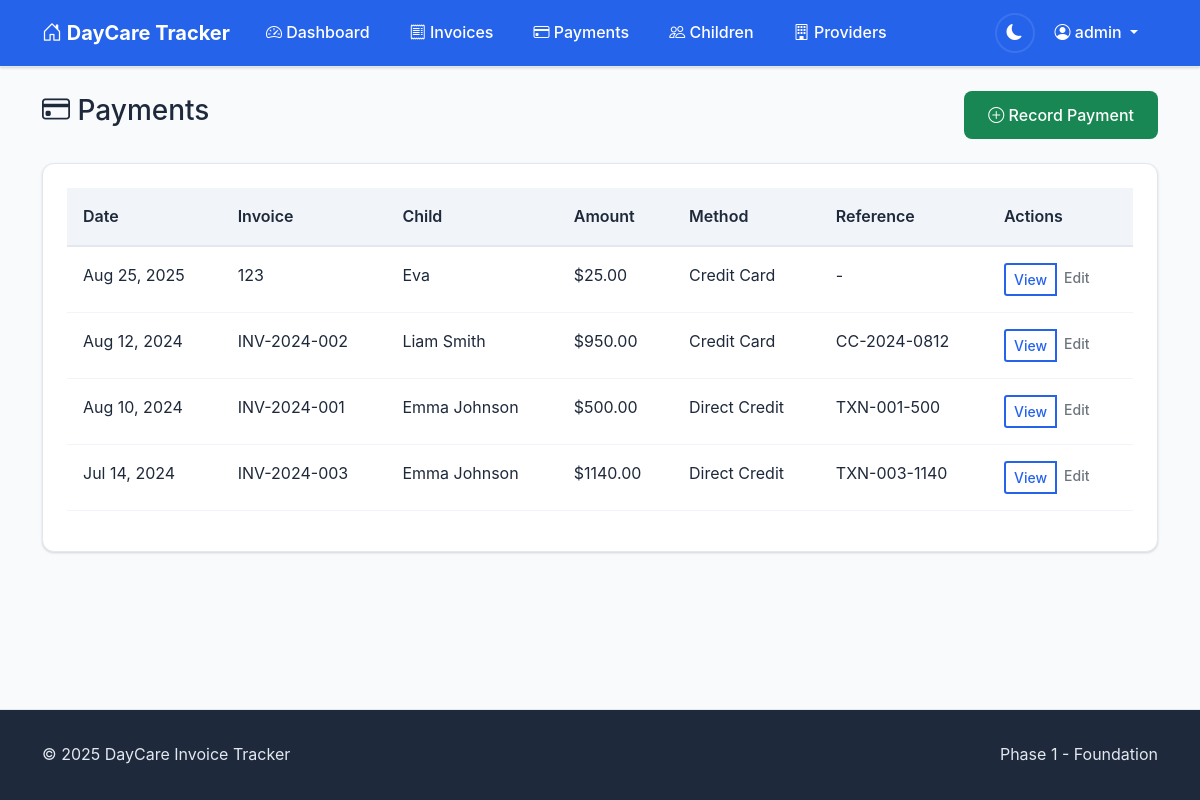
Screenshot of /payments/ (signed in) with the database file from the repository.
### accounts/models.py (models this page shows, shortened)
class CustomUser(AbstractUser):
    email = models.EmailField(unique=True)
    phone_number = models.CharField(max_length=15, blank=True)
    notification_preferences = models.JSONField(
        default=dict,
        help_text="User preferences for email/SMS notifications"
    )
    created_at = models.DateTimeField(auto_now_add=True)
    updated_at = models.DateTimeField(auto_now=True)

### invoices/models.py (models this page shows, shortened)
class Payment(models.Model):
    PAYMENT_METHOD_CHOICES = [
        ('direct_credit', 'Direct Credit'),
        ('cash', 'Cash'),
        ('eftpos', 'EFTPOS'),
        ('credit_card', 'Credit Card'),
        ('cheque', 'Cheque'),
        ('other', 'Other'),
    ]
    invoice = models.ForeignKey(Invoice, on_delete=models.CASCADE, related_name='payments')
    payment_date = models.DateField()
    amount_paid = models.DecimalField(max_digits=10, decimal_places=2)
    payment_method = models.CharField(max_length=15, choices=PAYMENT_METHOD_CHOICES)
    reference_number = models.CharField(max_length=100, blank=True)
    notes = models.TextField(blank=True)
    created_at = models.DateTimeField(auto_now_add=True)
    updated_at = models.DateTimeField(auto_now=True)
    class Meta:
        ordering = ['-payment_date']

class Invoice(models.Model):
    PAYMENT_STATUS_CHOICES = [
        ('unpaid', 'Unpaid'),
        ('partial', 'Partially Paid'),
        ('paid', 'Paid'),
        ('overdue', 'Overdue'),
    ]
    child = models.ForeignKey(Child, on_delete=models.CASCADE, related_name='invoices')
    invoice_reference = models.CharField(max_length=50)
    period_start = models.DateField()
    period_end = models.DateField()
    issue_date = models.DateField()
    due_date = models.DateField(null=True, blank=True)
    original_amount = models.DecimalField(max_digits=10, decimal_places=2)
    discount_percentage = models.DecimalField(max_digits=5, decimal_places=2, default=Decimal('0.00'))
    discount_amount = models.DecimalField(max_digits=10, decimal_places=2, default=Decimal('0.00'))
    amount_due = models.DecimalField(max_digits=10, decimal_places=2)
    payment_status = models.CharField(max_length=10, choices=PAYMENT_STATUS_CHOICES, default='unpaid')
    fee_type = models.CharField(max_length=100, blank=True)
    pdf_file = models.FileField(upload_to='invoices/%Y/%m/', null=True, blank=True)
    extracted_from_email = models.BooleanField(default=False)
    email_message_id = models.CharField(max_length=255, blank=True)
    created_at = models.DateTimeField(auto_now_add=True)
    updated_at = models.DateTimeField(auto_now=True)
    class Meta:
        ordering = ['-issue_date']
        unique_together = ['child', 'invoice_reference']

class Child(models.Model):
    user = models.ForeignKey(User, on_delete=models.CASCADE, related_name='children')
    name = models.CharField(max_length=100)
    reference_number = models.CharField(max_length=20)
    date_of_birth = models.DateField(null=True, blank=True)
    daycare_provider = models.ForeignKey(DaycareProvider, on_delete=models.CASCADE, related_name='children')
    is_active = models.BooleanField(default=True)
    created_at = models.DateTimeField(auto_now_add=True)
    updated_at = models.DateTimeField(auto_now=True)
    class Meta:
        ordering = ['name']
        unique_together = ['user', 'reference_number', 'daycare_provider']

### invoices/views.py (the view)
# urls.py: path('payments/', views.PaymentListView.as_view(), name='payment_list'),
class PaymentListView(LoginRequiredMixin, ListView):
    model = Payment
    template_name = 'invoices/payment_list.html'
    context_object_name = 'payments'
    paginate_by = 20
    def get_queryset(self):
        return Payment.objects.filter(
            invoice__child__user=self.request.user
        ).select_related(
            'invoice', 'invoice__child'
        ).order_by('-payment_date')

### templates/invoices/payment_list.html (shortened to what this page needs)
{% extends 'base.html' %}
{% block page_header %}
<div class="d-flex justify-content-between align-items-center mb-4">
    <h1 class="h3">
        <i class="bi bi-credit-card"></i>
        Payments
    </h1>
    <a href="#" class="btn btn-success">
        <i class="bi bi-plus-circle"></i>
        Record Payment
    </a>
</div>
{% endblock %}
{% block content %}
<div class="card">
    <div class="card-body">
        {% if payments %}
            <div class="table-responsive">
                <table class="table">
                    <thead>
                        <tr>
                            <th>Date</th>
                            <th>Invoice</th>
                            <th>Child</th>
                            <th>Amount</th>
                            <th>Method</th>
                            <th>Reference</th>
                            <th>Actions</th>
                        </tr>
                    </thead>
                    <tbody>
                        {% for payment in payments %}
                        <tr>
                            <td>{{ payment.payment_date|date:"M d, Y" }}</td>
                            <td>{{ payment.invoice.invoice_reference }}</td>
                            <td>{{ payment.invoice.child.name }}</td>
                            <td>${{ payment.amount_paid|floatformat:2 }}</td>
                            <td>{{ payment.get_payment_method_display }}</td>
                            <td>{{ payment.reference_number|default:"-" }}</td>
                            <td>
                                <div class="btn-group btn-group-sm">
                                    <a href="{% url 'invoices:payment_detail' payment.pk %}" class="btn btn-outline-primary">View</a>
                                    <a href="{% url 'invoices:payment_edit' payment.pk %}" class="btn btn-outline-secondary">Edit</a>
                                </div>
                            </td>
                        </tr>
                        {% endfor %}
                    </tbody>
                </table>
            </div>
        {% endif %}
    </div>
</div>
{% endblock %}

### templates/base.html (shortened to what this page needs)
<!DOCTYPE html>
<html lang="en">
<head>
    <link href="https://cdn.jsdelivr.net/npm/bootstrap@5.1.3/dist/css/bootstrap.min.css" rel="stylesheet">
    <link rel="stylesheet" href="https://cdn.jsdelivr.net/npm/bootstrap-icons@1.7.2/font/bootstrap-icons.css">
    {% load static %}
    <link href="{% static 'css/main.css' %}" rel="stylesheet">
</head>
<body class="d-flex flex-column min-vh-100">
    <nav class="navbar navbar-expand-lg navbar-dark bg-primary">
        <div class="container">
            <a class="navbar-brand" href="{% url 'invoices:dashboard' %}">
                <i class="bi bi-house-door"></i>
                DayCare Tracker
            </a>
            <div class="collapse navbar-collapse" id="navbarNav">
                {% if user.is_authenticated %}
                <ul class="navbar-nav me-auto">
                    <li class="nav-item">
                        <a class="nav-link" href="{% url 'invoices:dashboard' %}">
                            <i class="bi bi-speedometer2"></i>
                            Dashboard
                        </a>
                    </li>
                    <li class="nav-item">
                        <a class="nav-link" href="{% url 'invoices:invoice_list' %}">
                            <i class="bi bi-receipt"></i>
                            Invoices
                        </a>
                    </li>
                    <li class="nav-item">
                        <a class="nav-link" href="{% url 'invoices:payment_list' %}">
                            <i class="bi bi-credit-card"></i>
                            Payments
                        </a>
                    </li>
                    <li class="nav-item">
                        <a class="nav-link" href="{% url 'invoices:child_list' %}">
                            <i class="bi bi-people"></i>
                            Children
                        </a>
                    </li>
                    <li class="nav-item">
                        <a class="nav-link" href="{% url 'invoices:provider_list' %}">
                            <i class="bi bi-building"></i>
                            Providers
                        </a>
                    </li>
                </ul>
                <ul class="navbar-nav">
                    <li class="nav-item d-flex align-items-center">
                        <button class="theme-toggle" id="themeToggle" aria-label="Toggle dark mode" title="Toggle theme">
                            <i class="bi bi-sun-fill" id="themeIcon"></i>
                        </button>
                    </li>
                    <li class="nav-item dropdown">
                        <a class="nav-link dropdown-toggle" href="#" id="navbarDropdown" role="button" data-bs-toggle="dropdown">
                            <i class="bi bi-person-circle"></i>
                            {{ user.username }}
                        </a>
                    </li>
                </ul>
                {% endif %}
            </div>
        </div>
    </nav>
    <main class="flex-grow-1">
        <div class="container mt-4">
            {% block page_header %}{% endblock %}
            {% block content %}{% endblock %}
        </div>
    </main>
    <footer class="footer mt-auto">
        <div class="container">
            <div class="row">
                <div class="col-md-6">
                    <p class="mb-0">&copy; 2025 DayCare Invoice Tracker</p>
                </div>
                <div class="col-md-6 text-end">
                    <p class="mb-0">Phase 1 - Foundation</p>
                </div>
            </div>
        </div>
    </footer>
</body>
</html>

### static/css/main.css (style rules this page uses)
:root { --bs-primary: #2563eb; --bs-secondary: #64748b; --bs-success: #10b981; --bs-warning: #f59e0b; --bs-danger: #ef4444; --bs-info: #06b6d4; --bg-primary: #ffffff; --bg-secondary: #f8fafc; --bg-tertiary: #f1f5f9; --text-primary: #1e293b; --text-secondary: #64748b; --text-muted: #94a3b8; --border-color: #e2e8f0; --border-light: #f1f5f9; --card-bg: #ffffff; --card-border: #e2e8f0; --card-shadow: 0 1px 3px 0 rgba(0, 0, 0, 0.1), 0 1px 2px 0 rgba(0, 0, 0, 0.06); --card-shadow-hover: 0 10px 15px -3px rgba(0, 0, 0, 0.1), 0 4px 6px -2px rgba(0, 0, 0, 0.05); --navbar-bg: var(--bs-primary); --navbar-text: #ffffff; --navbar-hover: rgba(255, 255, 255, 0.1); --input-bg: #ffffff; --input-border: #d1d5db; --input-focus-border: var(--bs-primary); --input-focus-shadow: 0 0 0 3px rgba(37, 99, 235, 0.1); --stats-children: #8b5cf6; --stats-invoices: #06b6d4; --stats-paid: #10b981; --stats-outstanding: #f59e0b; --stats-overdue: #ef4444; --btn-primary-bg: var(--bs-primary); --btn-primary-hover: #1d4ed8; --btn-secondary-bg: #64748b; --btn-secondary-hover: #475569; --footer-bg: #1e293b; --footer-text: #e2e8f0; --transition-fast: 0.15s ease-in-out; --transition-medium: 0.3s ease-in-out; --transition-slow: 0.5s ease-in-out; }
* { transition: background-color var(--transition-fast), color var(--transition-fast), border-color var(--transition-fast), box-shadow var(--transition-fast); }
body { font-family: -apple-system, BlinkMacSystemFont, "Segoe UI", Roboto, "Helvetica Neue", Arial, "Noto Sans", sans-serif; background-color: var(--bg-secondary); color: var(--text-primary); line-height: 1.6; }
.navbar { background-color: var(--navbar-bg) !important; box-shadow: var(--card-shadow); border-bottom: 1px solid var(--border-color); }
.navbar-brand { font-weight: 700; font-size: 1.25rem; color: var(--navbar-text) !important; }
.navbar-nav .nav-link { color: var(--navbar-text) !important; font-weight: 500; padding: 0.75rem 1rem !important; border-radius: 0.375rem; margin: 0 0.25rem; transition: all var(--transition-fast); }
.theme-toggle { background: none; border: 2px solid var(--navbar-hover); color: var(--navbar-text); width: 40px; height: 40px; border-radius: 50%; display: flex; align-items: center; justify-content: center; transition: all var(--transition-fast); margin-left: 1rem; }
.card { background-color: var(--card-bg); border: 1px solid var(--card-border); border-radius: 0.75rem; box-shadow: var(--card-shadow); transition: all var(--transition-medium); overflow: hidden; }
.card-body { padding: 1.5rem; }
.btn { border-radius: 0.5rem; font-weight: 500; padding: 0.75rem 1.5rem; transition: all var(--transition-fast); border: none; }
.btn-outline-primary { border: 2px solid var(--bs-primary); color: var(--bs-primary); background: transparent; }
.table { background-color: var(--card-bg); color: var(--text-primary); border-color: var(--border-color); }
.table th { background-color: var(--bg-tertiary); color: var(--text-primary); font-weight: 600; border-bottom: 2px solid var(--border-color); padding: 1rem; }
.table td { padding: 1rem; border-bottom: 1px solid var(--border-light); }
.footer { background-color: var(--footer-bg); color: var(--footer-text); padding: 2rem 0; margin-top: 3rem; border-top: 1px solid var(--border-color); }
html { scroll-behavior: smooth; }

### rows the page displays
CustomUser: username "admin"
Payment: payment_date "Aug 25, 2025", invoice.invoice_reference "123", invoice.child.name "Eva", amount_paid "25.00", payment_method "Credit Card", reference_number "-"
Payment: payment_date "Aug 12, 2024", invoice.invoice_reference "INV-2024-002", invoice.child.name "Liam Smith", amount_paid "950.00", payment_method "Credit Card", reference_number "CC-2024-0812"
Payment: payment_date "Aug 10, 2024", invoice.invoice_reference "INV-2024-001", invoice.child.name "Emma Johnson", amount_paid "500.00", payment_method "Direct Credit", reference_number "TXN-001-500"
Payment: payment_date "Jul 14, 2024", invoice.invoice_reference "INV-2024-003", invoice.child.name "Emma Johnson", amount_paid "1140.00", payment_method "Direct Credit", reference_number "TXN-003-1140"
